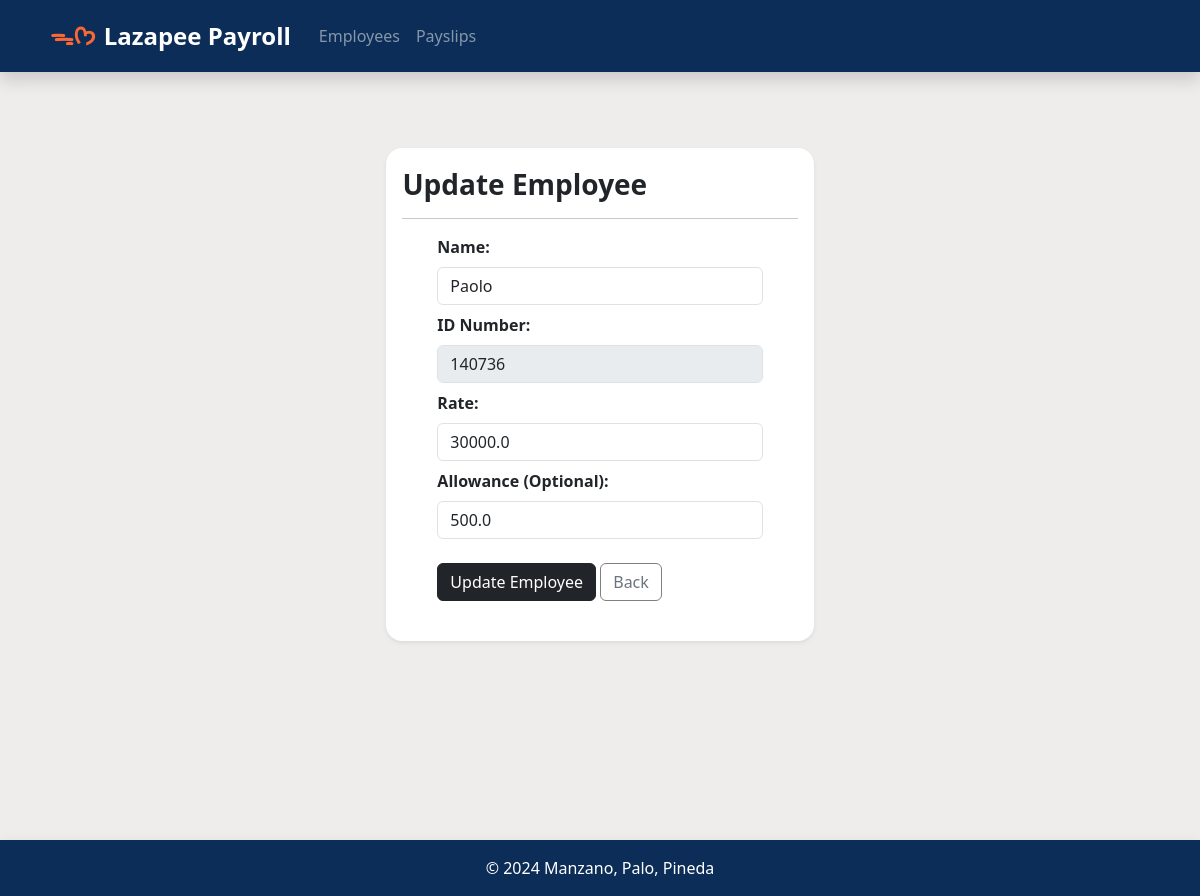
The app's page /update_employee/9/, older data.
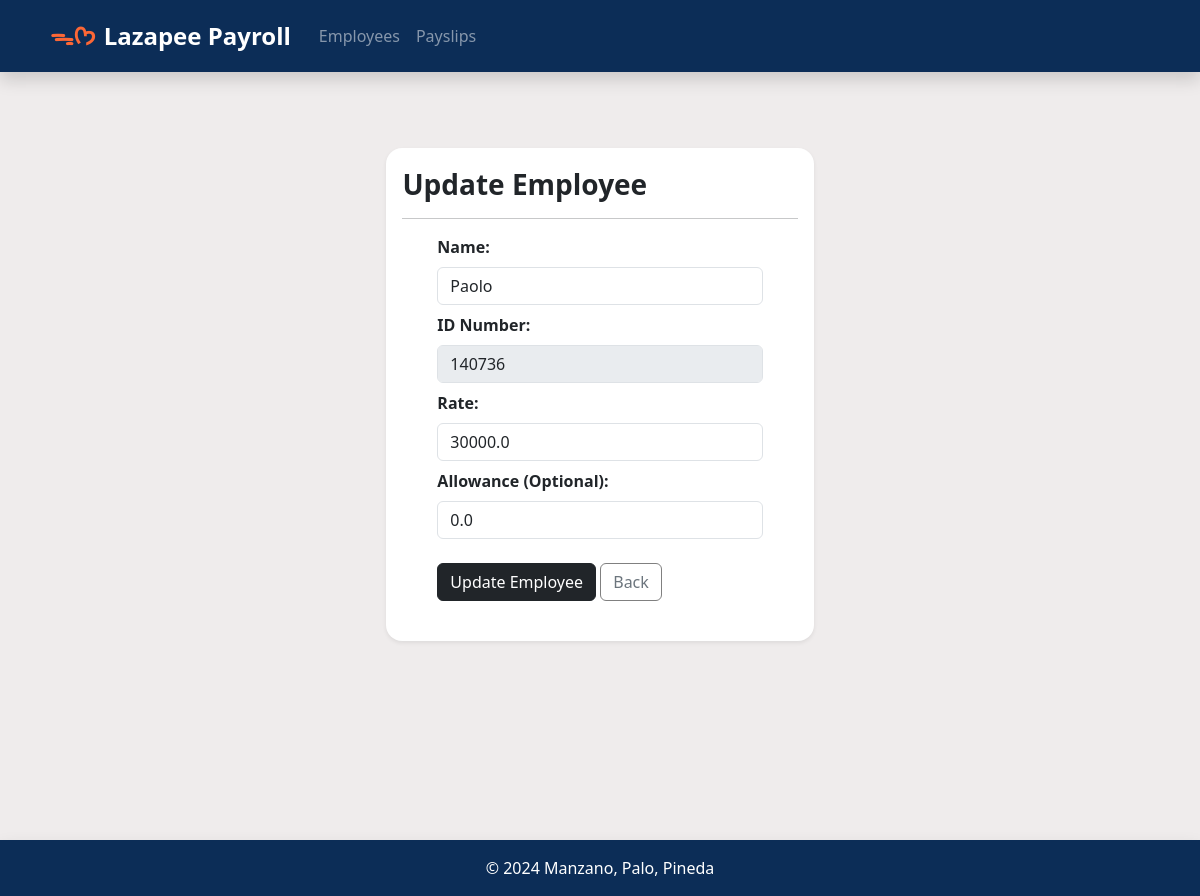
The same page, newer data.
### payroll_app/models.py (models this page shows, shortened)
class Employee(models.Model):
    name = models.CharField(max_length=100)
    id_number = models.CharField(max_length=20, unique=True)
    rate = models.FloatField()
    allowance = models.FloatField(null=True, blank=True)
    overtime_pay = models.FloatField(null=True, blank=True)

### payroll_app/views.py (the view, shortened to what this page needs)
# urls.py: path('update_employee/<int:pk>/', views.update_employee, name='update_employee'),
def update_employee(request, pk):
    employee = get_object_or_404(Employee, pk=pk)
    return render(request, 'payroll_app/update_employee.html', {'employee':employee} )

### payroll_app/templates/payroll_app/update_employee.html (shortened to what this page needs)
{% extends 'payroll_app/base.html' %}
{% load static %}
{% block content %}
<div class="container my-1" style="width:40%; ">
    <div class="rounded-4 pt-1 p-3 shadow-sm bg-white bg-gradient" >
        <h3 class="text-left mt-3" style="font-weight: bold;">Update Employee</h3> <hr class="mb-3">
        <div class="row justify-content-center">
            <div class="col-md-10">
                <form method="POST" action="{% url 'update_employee' employee.pk%}">{% csrf_token %}
                    <div class="form-group">
                            <label for="name" class="form-label" style="font-weight: bold;">Name:</label>
                            <input type="text" class="form-control mb-2" id="name" name="name" value={{employee.name}} required =True>
                            <label for="id" class="form-label" style="font-weight: bold;">ID Number:</label>
                            <input type="number" class="form-control mb-2" id="id" name="id" value={{employee.id_number}} required =True disabled>
                            <label for="rate" class="form-label" style="font-weight: bold;">Rate:</label>
                            <input type="number" class="form-control mb-2" id="rate" name="rate" value={{employee.rate}} required =True>
                            <label for="allowance" class="form-label" style="font-weight: bold;">Allowance (Optional):</label>
                            <input type="number" class="form-control" id="allowance" name="allowance" value={{employee.allowance}}>
                    </div>
                    <br>
                    <button type="submit" class="btn btn-dark">Update Employee</button>
                    <a href="{% url 'home' %}"class="btn btn-outline-secondary" style="border-color: gray"> Back</a>
                </form>
                <br>
            </div>
        </div>
    </div>
</div> <br><br>
{% endblock %}

Row changes from the older to the newer data that the page shows:
changed Employee: name (not shown) → "Paolo"; allowance "500.0" → "0.0"
Text that changed along with them:
form field name: "Paolo" → (not shown)
